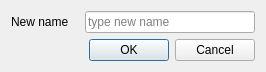
<?xml version="1.0" encoding="UTF-8"?>
<ui version="4.0">
 <class>Dialog</class>
 <widget class="QDialog" name="Dialog">
  <property name="geometry">
   <rect>
    <x>0</x>
    <y>0</y>
    <width>266</width>
    <height>71</height>
   </rect>
  </property>
  <property name="windowTitle">
   <string>Dialog</string>
  </property>
  <layout class="QGridLayout" name="gridLayout">
   <item row="0" column="2">
    <widget class="QLineEdit" name="lineEdit">
     <property name="text">
      <string/>
     </property>
     <property name="maxLength">
      <number>50</number>
     </property>
     <property name="placeholderText">
      <string>type new name</string>
     </property>
     <property name="clearButtonEnabled">
      <bool>false</bool>
     </property>
    </widget>
   </item>
   <item row="0" column="1">
    <widget class="QLabel" name="label">
     <property name="text">
      <string>New name   </string>
     </property>
    </widget>
   </item>
   <item row="1" column="2">
    <widget class="QDialogButtonBox" name="buttonBox">
     <property name="orientation">
      <enum>Qt::Horizontal</enum>
     </property>
     <property name="standardButtons">
      <set>QDialogButtonBox::Cancel|QDialogButtonBox::Ok</set>
     </property>
    </widget>
   </item>
  </layout>
 </widget>
 <resources/>
 <connections>
  <connection>
   <sender>buttonBox</sender>
   <signal>accepted()</signal>
   <receiver>Dialog</receiver>
   <slot>accept()</slot>
   <hints>
    <hint type="sourcelabel">
     <x>248</x>
     <y>254</y>
    </hint>
    <hint type="destinationlabel">
     <x>157</x>
     <y>274</y>
    </hint>
   </hints>
  </connection>
  <connection>
   <sender>buttonBox</sender>
   <signal>rejected()</signal>
   <receiver>Dialog</receiver>
   <slot>reject()</slot>
   <hints>
    <hint type="sourcelabel">
     <x>316</x>
     <y>260</y>
    </hint>
    <hint type="destinationlabel">
     <x>286</x>
     <y>274</y>
    </hint>
   </hints>
  </connection>
 </connections>
</ui>
